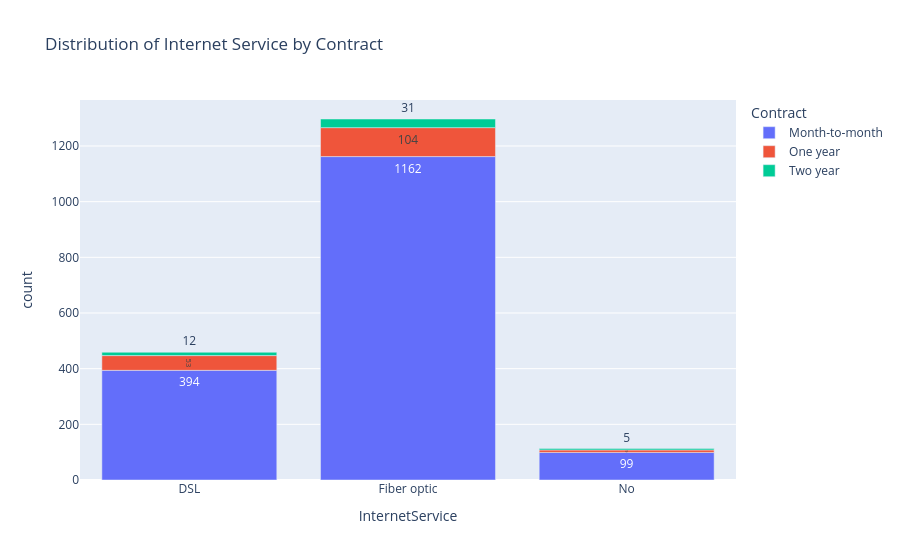

Write notebook code for a chart like this one.
### Code cell
fig = px.bar(churn_IS_ctrt, x = 'InternetService', y = 'count', color = 'Contract', text = 'count', title = 'Distribution of Internet Service by Contract')
fig.write_image('Distribution of Internet Service by Contract.png')
fig.show()

### Figure 1 — Plotly figure (JSON) as saved in the notebook; plotly's stock layout.template omitted (floating-point values rounded to 4 significant figures)
{"data": [{"hovertemplate": "Contract=Month-to-month<br>InternetService=%{x}<br>count=%{text}<extra></extra>", "legendgroup": "Month-to-month", "marker": {"color": "#636efa", "pattern": {"shape": ""}}, "name": "Month-to-month", "orientation": "v", "showlegend": true, "text": [394.0, 1162.0, 99.0], "textposition": "auto", "type": "bar", "x": ["DSL", "Fiber optic", "No"], "xaxis": "x", "y": [394, 1162, 99], "yaxis": "y"}, {"hovertemplate": "Contract=One year<br>InternetService=%{x}<br>count=%{text}<extra></extra>", "legendgroup": "One year", "marker": {"color": "#EF553B", "pattern": {"shape": ""}}, "name": "One year", "orientation": "v", "showlegend": true, "text": [53.0, 104.0, 9.0], "textposition": "auto", "type": "bar", "x": ["DSL", "Fiber optic", "No"], "xaxis": "x", "y": [53, 104, 9], "yaxis": "y"}, {"hovertemplate": "Contract=Two year<br>InternetService=%{x}<br>count=%{text}<extra></extra>", "legendgroup": "Two year", "marker": {"color": "#00cc96", "pattern": {"shape": ""}}, "name": "Two year", "orientation": "v", "showlegend": true, "text": [12.0, 31.0, 5.0], "textposition": "auto", "type": "bar", "x": ["DSL", "Fiber optic", "No"], "xaxis": "x", "y": [12, 31, 5], "yaxis": "y"}], "layout": {"barmode": "relative", "legend": {"title": {"text": "Contract"}, "tracegroupgap": 0}, "title": {"text": "Distribution of Internet Service by Contract"}, "xaxis": {"anchor": "y", "domain": [0, 1], "title": {"text": "InternetService"}}, "yaxis": {"anchor": "x", "domain": [0, 1], "title": {"text": "count"}}}}
